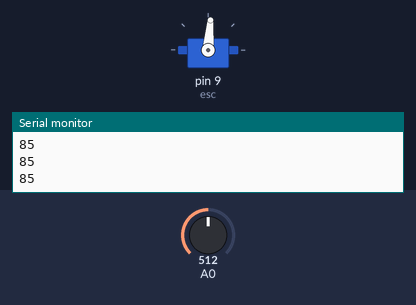
Recording of a sketch running on a simulated Arduino Uno, built with avr-gcc and run on an emulated ATmega328P. Parts: servo, the last lines printed to the serial monitor. The test bench sets the inputs (shaded band); at power-on: A0 = 512.

Above: at 1.2 s.
1.3 s: A0 set to 716
At 2.3 s:
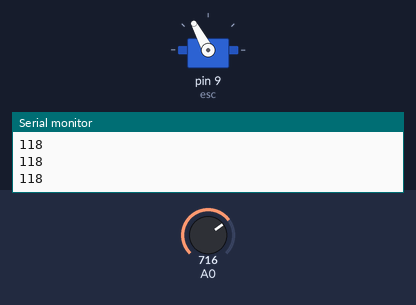
2.8 s: A0 set to 900
At 3.4 s:
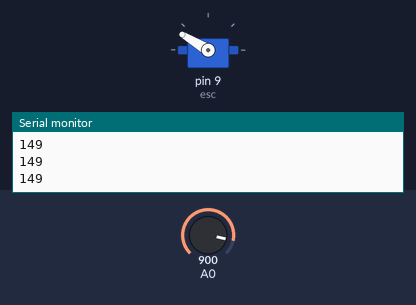
4.3 s: A0 set to 1023
At 5.5 s:
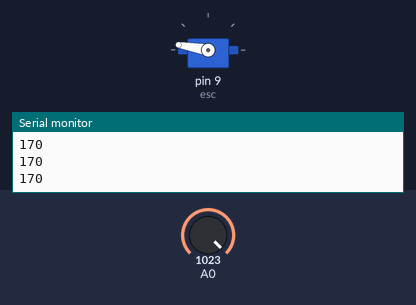
5.8 s: A0 set to 306
At 7.0 s:
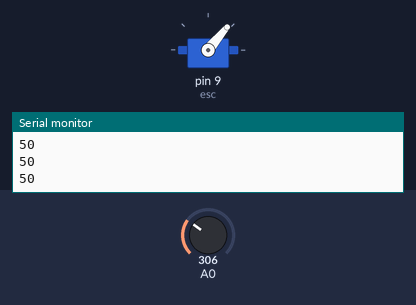
7.3 s: A0 set to 122
At 7.9 s:
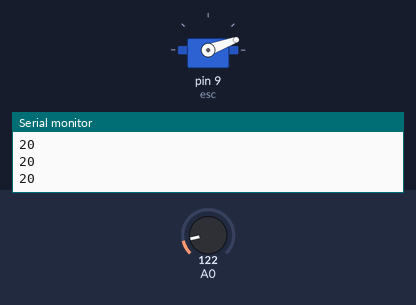
8.8 s: A0 set to 0
At 9.2 s:
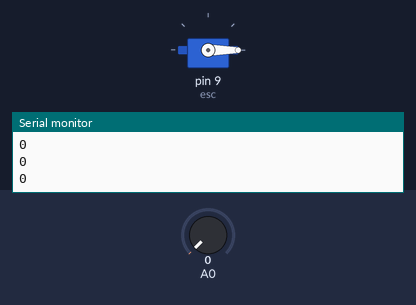
Timing chart, 0 to 11.3 s (numbered marks = the images above; inputs shaded):
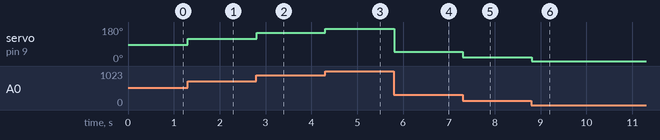

Measured:
- after the input at 1.3 s, servo on pin 9 (esc): 85° → 118° at once
- after the input at 2.8 s, servo on pin 9 (esc): 118° → 149° at once
- after the input at 4.3 s, servo on pin 9 (esc): 149° → 170° at once
- after the input at 5.8 s, servo on pin 9 (esc): 170° → 50° at once
- after the input at 7.3 s, servo on pin 9 (esc): 50° → 20° at once
- after the input at 8.8 s, servo on pin 9 (esc): 20° → 0° at once

The sketch:

test_esc.ino
```cpp
#define BLADE_COUNT 2
#define SAMPLE_SIZE 8
#include <Servo.h>//Using servo library to control ESC
Servo esc; //Creating a servo class with name as esc
long count_rev = 0;
bool leitura = false;
bool read = false;
long ms = millis();
int val; //Creating a variable val
long count = 0;
void setup() {
  Serial.begin(9600);
  Serial.println("Starting...");
  esc.attach(9,1000,2000);
}

void loop() {

  val = analogRead(A0);
  val = map(val,0,1023,0,170);
  esc.write(val);
  Serial.println(val);

  count++;
  if (count >= 10000){
    count = 0;
    Serial.println(val);
  }

  delay(10);

}
```
